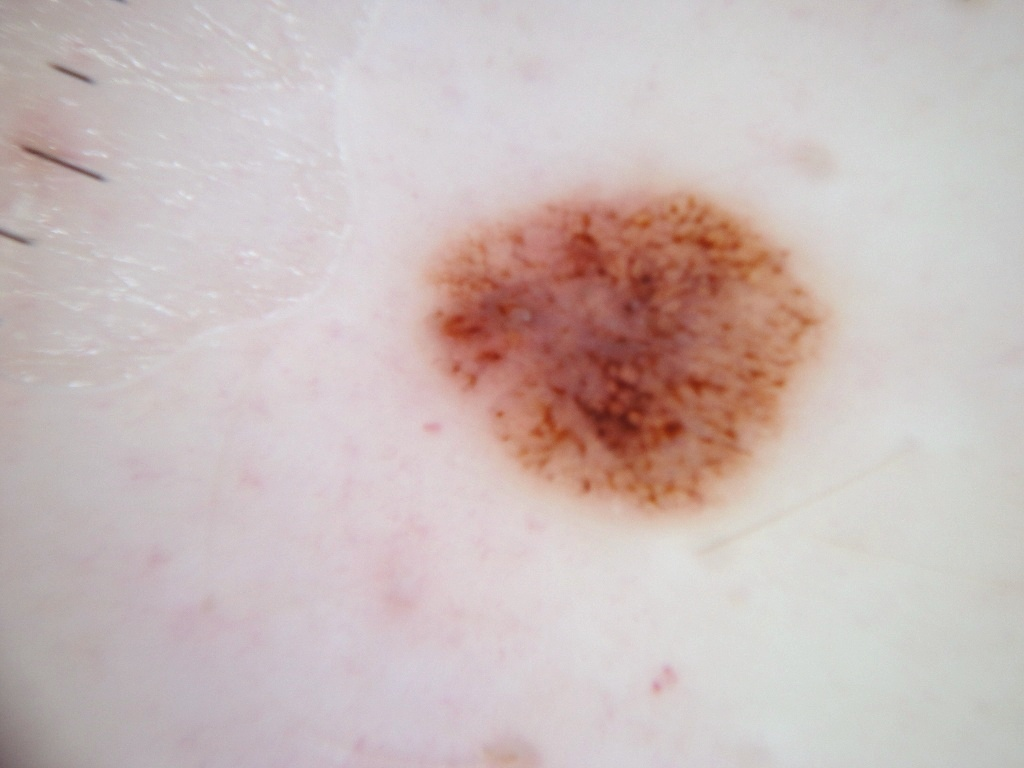
#> input picture dataset/test/SL_001.jpg, 1024 x 768 px; its folder holds only this picture in this run
$ python evaluateSegment_v3.py dataset/test/SL_001.jpg
#> lines starting #> are read from the running program, lines starting #| are printed output that depends on the picture; after the words box and inside, x2 and y2 are one past the last pixel; in counts of white or black regions, pixels touching at a corner belong together
### imageSegment.py
# -*- coding: utf-8 -*-
"""
imageSegment.py

YOUR WORKING FUNCTION

"""
import cv2
import numpy as np
from matplotlib import pyplot as plt

#Uncomment to use main dataset
input_dir = 'dataset/test'
output_dir = 'dataset/output'
groundtruth_dir = 'dataset/groundtruth'

#Uncomment to use additional dataset
# input_dir = 'addDataset/AddTest'
# output_dir = 'addDataset/output'
# groundtruth_dir = 'addDataset/AddTestGT'

# you are allowed to import other Python packages above
#########################
# [47 lines left out: function segmentImage, not called in this run]

# [34 lines of commented-out code are left out]

### evaluateSegment_v3.py
# -*- coding: utf-8 -*-
"""
The codes are adapted from the original codes provided by Loh Yuen Peng,
for the subject Visual Information Programming, FCI, MMU
It calculates the Adapted Rand Error, Precision, Recall, and IoU
------------------------------------------------------------------------
DO NOT MODIFY ANY CODES IN THIS FILE EXCEPT THE DEFAULT PARAMETERS
OTHERWISE YOUR RESULTS MAY BE INCORRECTLY EVALUATED!

@author: LOH

"""
#test
import numpy as np
import matplotlib.pyplot as plt
import matplotlib.cm as cm
import cv2
import importlib
import sys, getopt
from prettytable import PrettyTable
import imageSegment as seg
from os import listdir
from os.path import isfile, join, splitext

# Default parameters (the only code you can change)
verbose = 1 #False, 1, or 2
#Uncomment to use main dataset
input_dir = 'dataset/test'
output_dir = 'dataset/output'
groundtruth_dir = 'dataset/groundtruth'

#Uncomment to use additional dataset
# input_dir = 'addDataset/AddTest'
# output_dir = 'addDataset/output'
# groundtruth_dir = 'addDataset/AddTestGT'
numImages = 50
eps = 0.00000001

onlyfiles = [f for f in listdir(input_dir) if isfile(join(input_dir, f))]
files = onlyfiles[0:numImages]

## Read command linehargs
myopts, args = getopt.getopt(sys.argv[1:],"i:vph")

# Reload module
importlib.reload(seg)

################################################
# o == option    a == argument passed to the o #
################################################

# parsing command line args
for o, a in myopts:
    if o == '-v':
        verbose = 1
    elif o == '-p':
        verbose = 2
    elif o == '-h':
        print("\nUsage: %s -v to show evaluation for every image" % sys.argv[0])
        print("                           -p to show average evaluation of every face part")
        sys.exit()
    else:
        print(' ')

error = np.zeros((numImages,2),)
precision = np.zeros((numImages,2),)
recall = np.zeros((numImages,2),)
iou = np.zeros((numImages,2),)

# Evaluate each image and compare with ground-truth
for i,name in enumerate(files):
    inputImg = cv2.imread(input_dir + '/' + name)
#> inputImg is the input picture: shape (768, 1024, 3); mean B, G, R 186.1, 187.9, 202.4
    outputImg = seg.segmentImage(inputImg).astype('float32')
#> in segmentImage, `gray_img = cv2.cvtColor(img, cv2.COLOR_BGR2GRAY)`:
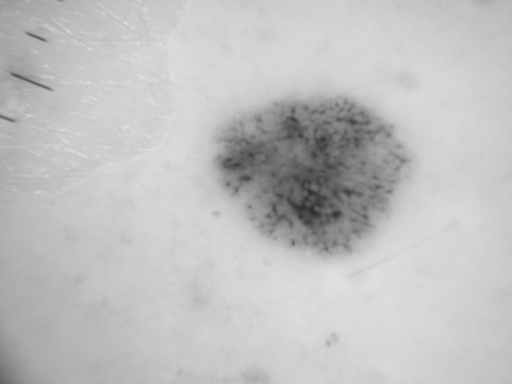
#> gray_img: shape (768, 1024) (shown at 1/2 size); min 46, max 232, mean 192
#> in segmentImage, `_, th = cv2.threshold(blur_img, 0, 255, cv2.THRESH_BINARY_INV + cv2.TH..`:
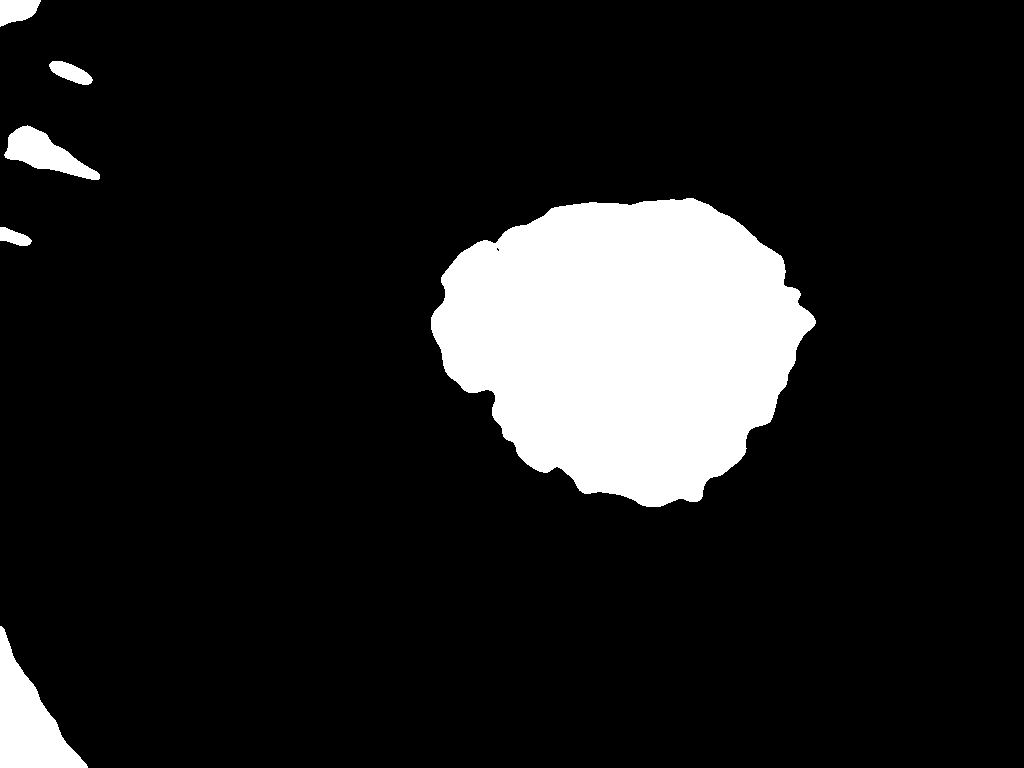
#> th: shape (768, 1024); 12% white; 6 white regions, box (x1, y1, x2, y2) and area: (431, 198, 816, 507) 84113, (0, 626, 88, 768) 5785, (4, 125, 100, 180) 2371, (0, 0, 41, 27) 786, (49, 61, 93, 85) 600, (0, 227, 32, 246) 378
#> in segmentImage, `edges = cv2.Canny(closing, 100, 200)`:
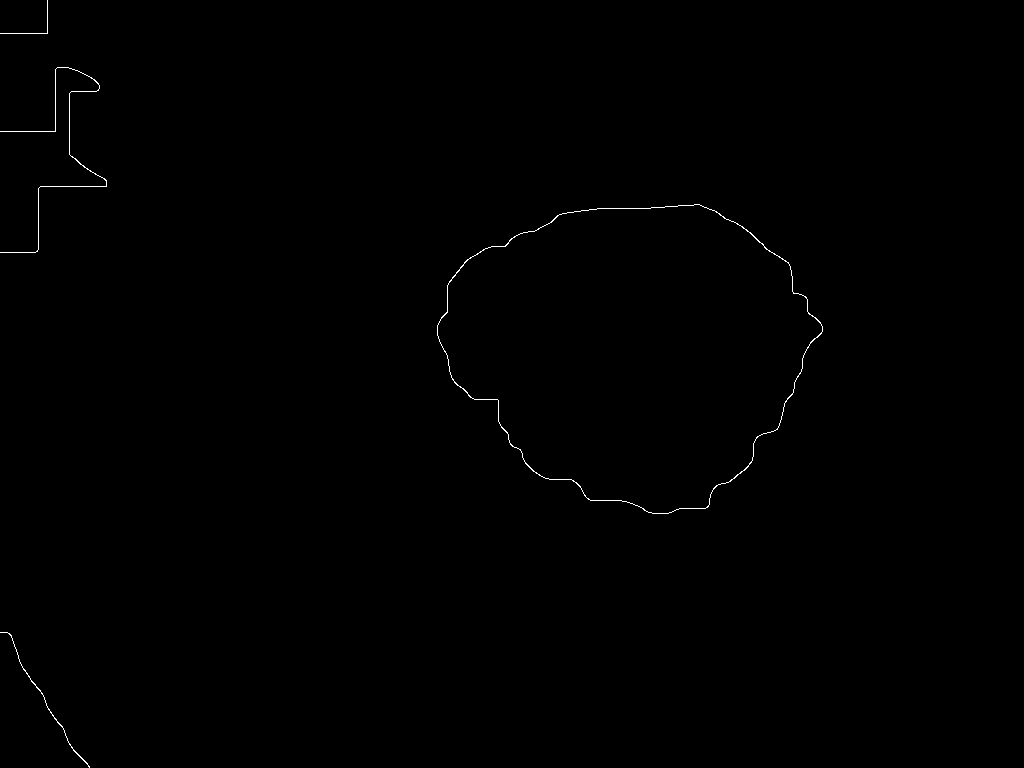
#> edges: shape (768, 1024); 0.25% white in thin lines or dots, all inside (x1, y1, x2, y2) = (0, 0, 823, 768)
#> in segmentImage, `contours, _ = cv2.findContours(edges, cv2.RETR_TREE, cv2.CHAIN_APPROX_..`: contours = 5 contours, 1 with area under 20; largest, box (x1, y1, x2, y2) and area: (437, 204, 823, 514) 84581, (437, 204, 823, 514) 84420, (0, 632, 90, 768) 42, (0, 67, 107, 253) 22
#> in segmentImage, `approx_contours = [cv2.approxPolyDP(cnt, 0.01*cv2.arcLength(cnt, True)..`: approx_contours = 5 contours, 1 with area under 20; largest, box (x1, y1, x2, y2) and area: (437, 204, 823, 508) 83840, (437, 204, 823, 509) 83692, (0, 69, 107, 253) 66, (0, 632, 90, 768) 33
#> in segmentImage, `cv2.drawContours(outImg, [approx_contours[0]], 0, (255), thickness=cv2..`:
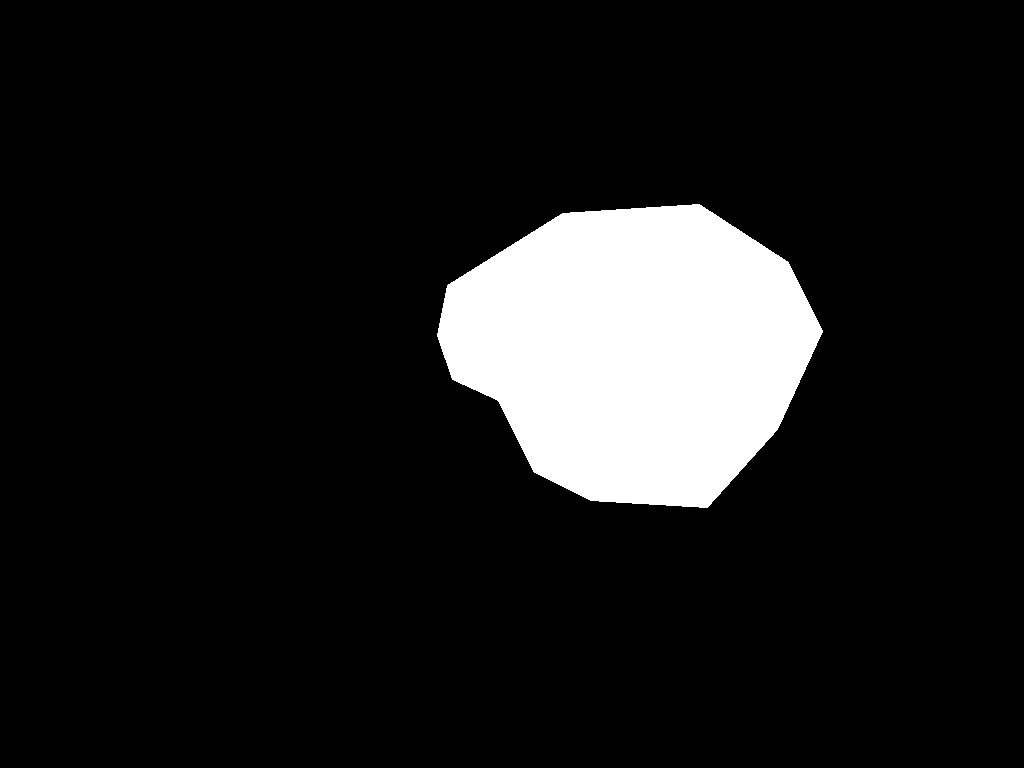
#> outImg: shape (768, 1024); 10.7% white; 1 white region, box (x1, y1, x2, y2) and area: (437, 204, 823, 508) 84326
    imgName = (splitext(name))[0].split('_')
    plt.imsave(output_dir + '/' + imgName[0] +imgName[1]+ '.jpg',255*outputImg,cmap=cm.gray)
    gt = cv2.imread(groundtruth_dir + '/' + imgName[0]+'_GT_'+imgName[1]+ '.png',0)
#> (the run stopped early here; a loop or call above may not have finished)

$ run again, on dataset/test/SL_005.jpg
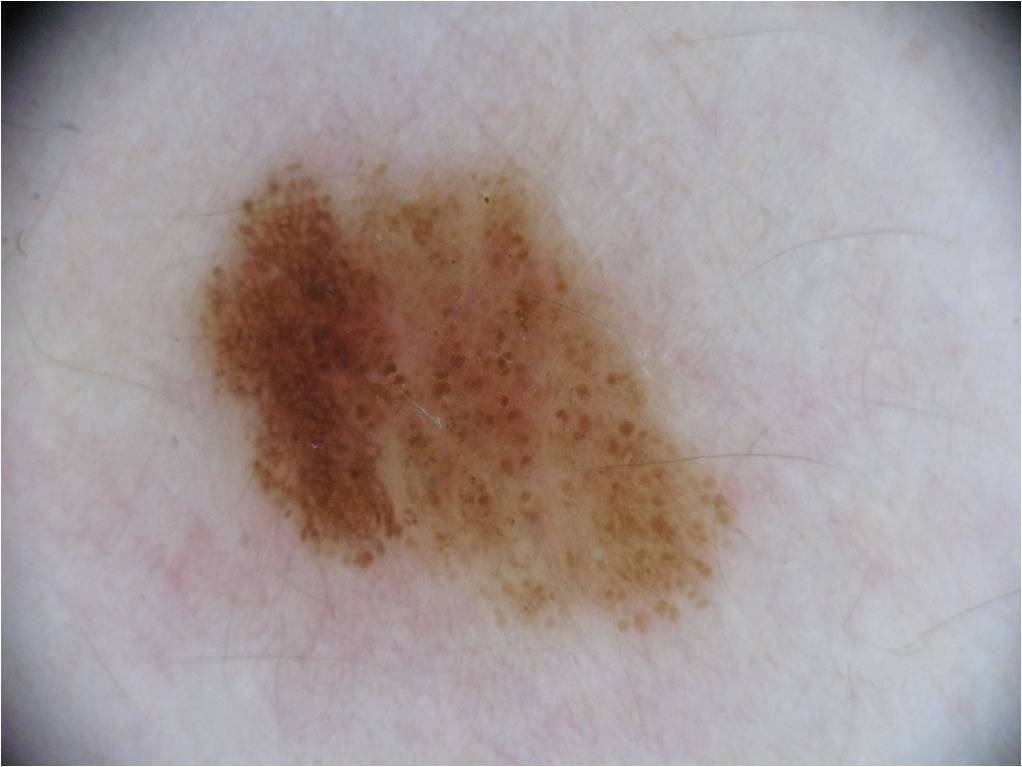
#> input picture dataset/test/SL_005.jpg, 1022 x 767 px
#> inputImg is the input picture: shape (767, 1022, 3); mean B, G, R 151.1, 152.2, 163.9
#> th: shape (767, 1022); 23.6% white; 7 white regions (1 under 20 px), largest, box (x1, y1, x2, y2) and area: (194, 161, 705, 614) 157089, (0, 0, 150, 208) 15683, (929, 0, 1022, 113) 5957, (0, 649, 76, 767) 5139, (997, 738, 1022, 767) 546, (700, 495, 723, 517) 239
#> closing: shape (767, 1022); 24.3% white; 5 white regions, box (x1, y1, x2, y2) and area: (201, 168, 730, 621) 160672, (0, 0, 157, 215) 18477, (936, 0, 1022, 120) 5843, (0, 656, 83, 767) 5502, (1004, 745, 1022, 767) 266
#> in segmentImage, `edges = cv2.Canny(closing, 100, 200)`:
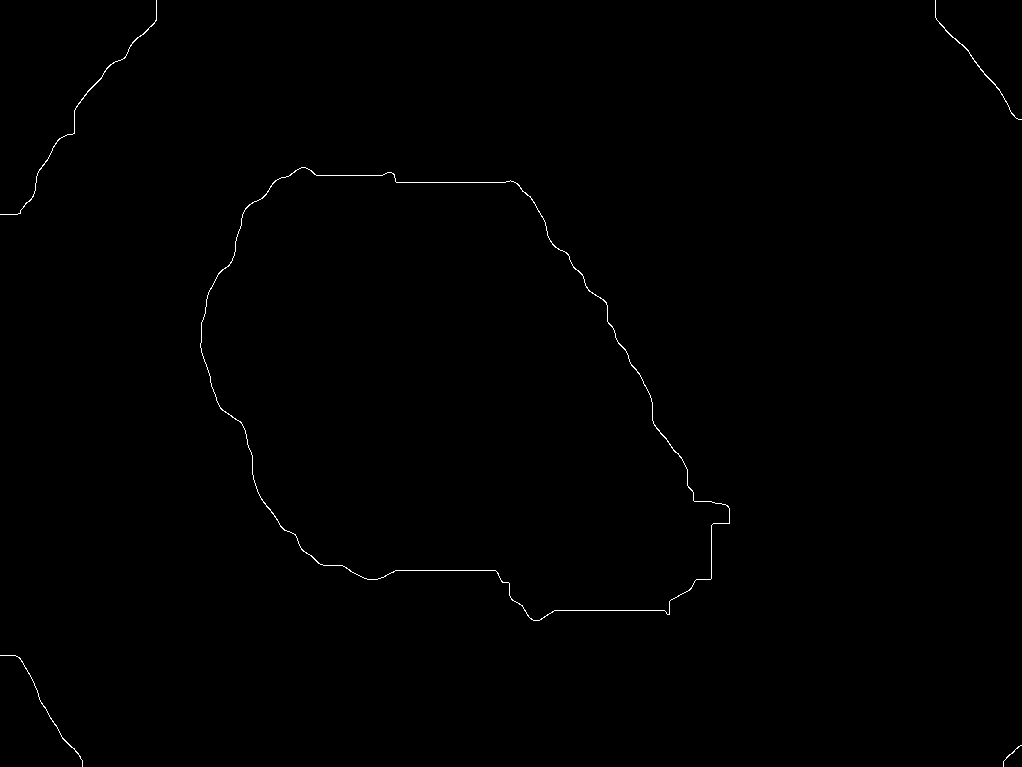
#> edges: shape (767, 1022); 0.31% white in thin lines or dots
#> contours = 6 contours, 1 with area under 20; largest, box (x1, y1, x2, y2) and area: (200, 167, 730, 621) 160703, (200, 167, 730, 621) 160532, (0, 0, 157, 215) 64, (935, 0, 1022, 120) 52, (0, 655, 83, 767) 26
#> approx_contours = 6 contours, 2 with area under 20; largest, box (x1, y1, x2, y2) and area: (201, 167, 730, 621) 162162, (201, 167, 730, 621) 162095, (0, 0, 157, 215) 52, (935, 0, 1022, 120) 46
#> in segmentImage, `cv2.drawContours(outImg, [approx_contours[0]], 0, (255), thickness=cv2..`:
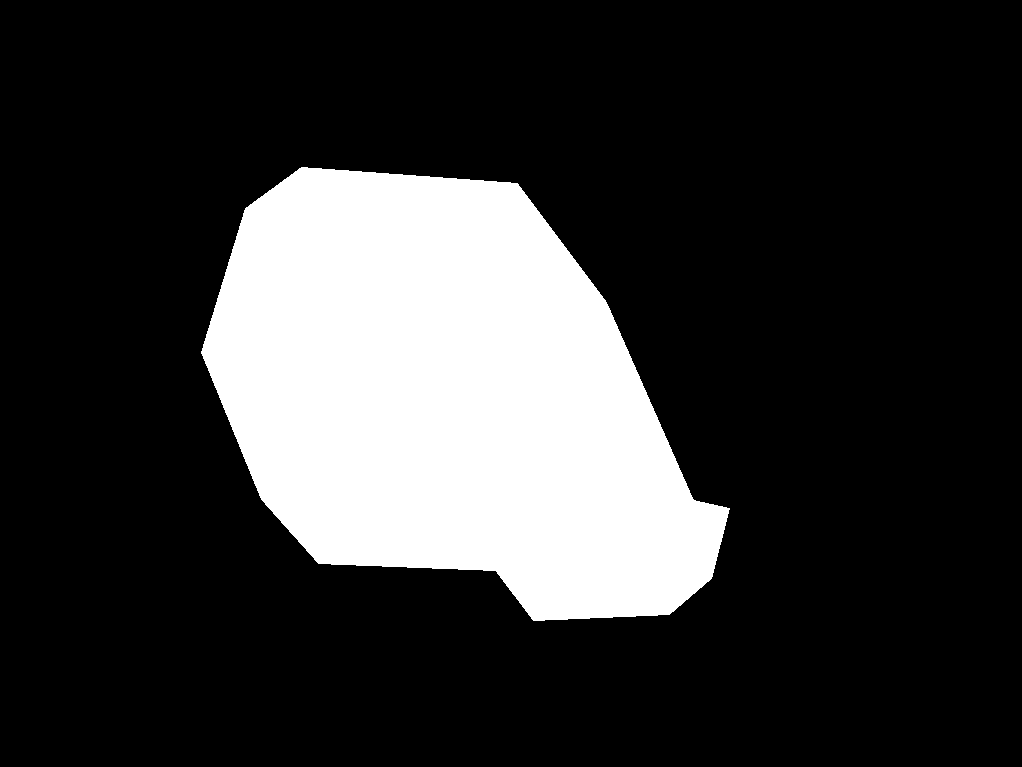
#> outImg: shape (767, 1022); 20.8% white; 1 white region, box (x1, y1, x2, y2) and area: (201, 167, 730, 621) 162892
